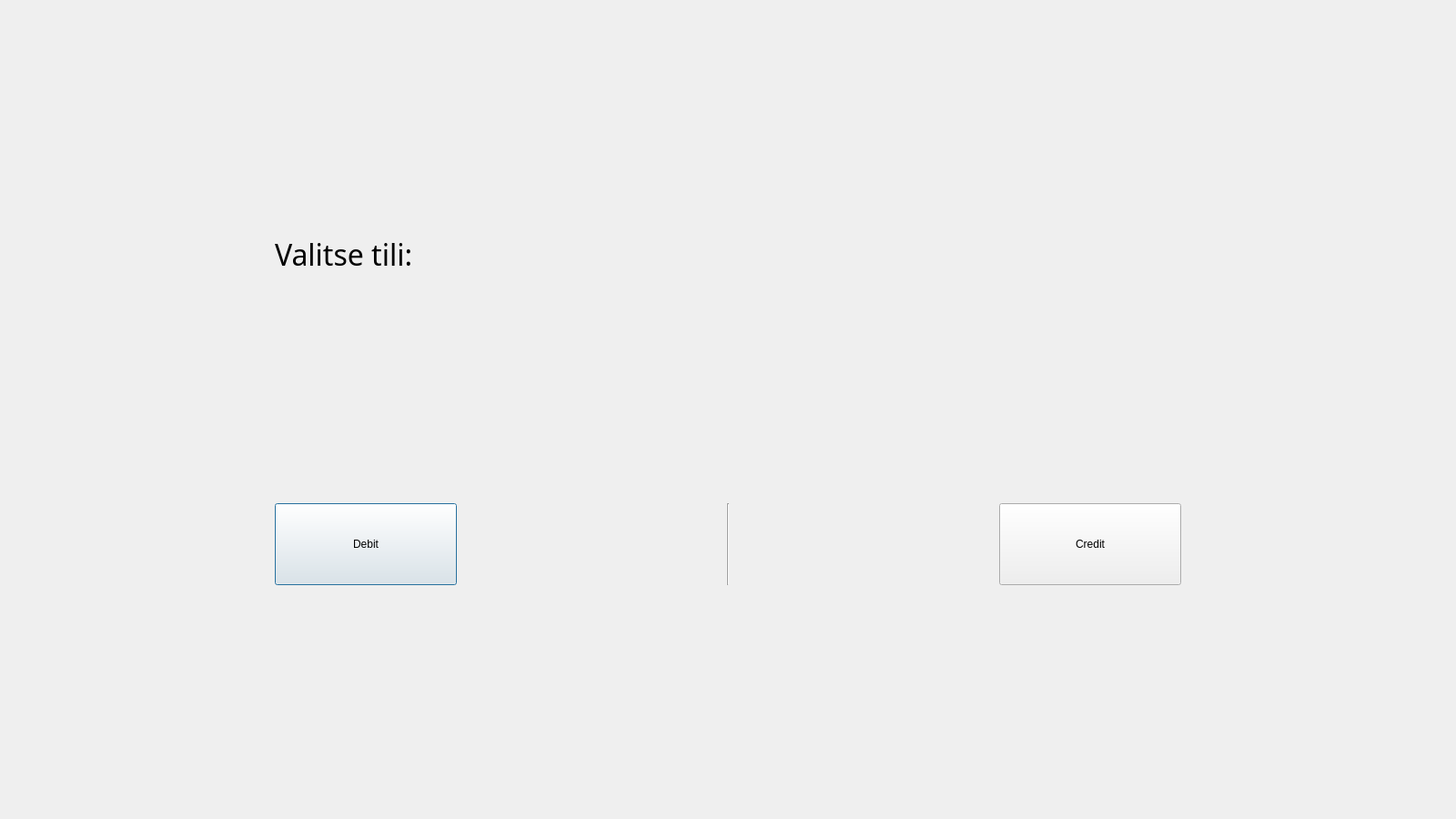
<?xml version="1.0" encoding="UTF-8"?>
<ui version="4.0">
 <class>SelectAccount</class>
 <widget class="QDialog" name="SelectAccount">
  <property name="geometry">
   <rect>
    <x>0</x>
    <y>0</y>
    <width>1600</width>
    <height>900</height>
   </rect>
  </property>
  <property name="windowTitle">
   <string>Valitse tili</string>
  </property>
  <layout class="QGridLayout" name="gridLayout">
   <item row="3" column="4">
    <spacer name="horizontalSpacer_3">
     <property name="orientation">
      <enum>Qt::Orientation::Horizontal</enum>
     </property>
     <property name="sizeType">
      <enum>QSizePolicy::Policy::Expanding</enum>
     </property>
     <property name="sizeHint" stdset="0">
      <size>
       <width>64</width>
       <height>20</height>
      </size>
     </property>
    </spacer>
   </item>
   <item row="3" column="0">
    <spacer name="horizontalSpacer_2">
     <property name="orientation">
      <enum>Qt::Orientation::Horizontal</enum>
     </property>
     <property name="sizeType">
      <enum>QSizePolicy::Policy::Expanding</enum>
     </property>
     <property name="sizeHint" stdset="0">
      <size>
       <width>40</width>
       <height>20</height>
      </size>
     </property>
    </spacer>
   </item>
   <item row="3" column="2">
    <spacer name="horizontalSpacer_4">
     <property name="orientation">
      <enum>Qt::Orientation::Horizontal</enum>
     </property>
     <property name="sizeType">
      <enum>QSizePolicy::Policy::Expanding</enum>
     </property>
     <property name="sizeHint" stdset="0">
      <size>
       <width>64</width>
       <height>20</height>
      </size>
     </property>
    </spacer>
   </item>
   <item row="3" column="6">
    <spacer name="horizontalSpacer">
     <property name="orientation">
      <enum>Qt::Orientation::Horizontal</enum>
     </property>
     <property name="sizeType">
      <enum>QSizePolicy::Policy::Expanding</enum>
     </property>
     <property name="sizeHint" stdset="0">
      <size>
       <width>40</width>
       <height>20</height>
      </size>
     </property>
    </spacer>
   </item>
   <item row="3" column="1">
    <widget class="QPushButton" name="btnDebit">
     <property name="sizePolicy">
      <sizepolicy hsizetype="Preferred" vsizetype="Preferred">
       <horstretch>0</horstretch>
       <verstretch>0</verstretch>
      </sizepolicy>
     </property>
     <property name="minimumSize">
      <size>
       <width>200</width>
       <height>90</height>
      </size>
     </property>
     <property name="text">
      <string>Debit</string>
     </property>
    </widget>
   </item>
   <item row="1" column="5">
    <widget class="QLabel" name="labelWarning">
     <property name="font">
      <font>
       <pointsize>24</pointsize>
      </font>
     </property>
     <property name="text">
      <string/>
     </property>
    </widget>
   </item>
   <item row="3" column="3">
    <widget class="Line" name="line">
     <property name="orientation">
      <enum>Qt::Orientation::Vertical</enum>
     </property>
    </widget>
   </item>
   <item row="4" column="1">
    <spacer name="verticalSpacer">
     <property name="orientation">
      <enum>Qt::Orientation::Vertical</enum>
     </property>
     <property name="sizeType">
      <enum>QSizePolicy::Policy::Expanding</enum>
     </property>
     <property name="sizeHint" stdset="0">
      <size>
       <width>20</width>
       <height>40</height>
      </size>
     </property>
    </spacer>
   </item>
   <item row="0" column="1">
    <spacer name="verticalSpacer_2">
     <property name="orientation">
      <enum>Qt::Orientation::Vertical</enum>
     </property>
     <property name="sizeType">
      <enum>QSizePolicy::Policy::Expanding</enum>
     </property>
     <property name="sizeHint" stdset="0">
      <size>
       <width>20</width>
       <height>64</height>
      </size>
     </property>
    </spacer>
   </item>
   <item row="3" column="5">
    <widget class="QPushButton" name="btnCredit">
     <property name="sizePolicy">
      <sizepolicy hsizetype="Preferred" vsizetype="Preferred">
       <horstretch>0</horstretch>
       <verstretch>0</verstretch>
      </sizepolicy>
     </property>
     <property name="minimumSize">
      <size>
       <width>200</width>
       <height>90</height>
      </size>
     </property>
     <property name="text">
      <string>Credit</string>
     </property>
    </widget>
   </item>
   <item row="1" column="1">
    <widget class="QLabel" name="label">
     <property name="maximumSize">
      <size>
       <width>16777215</width>
       <height>255</height>
      </size>
     </property>
     <property name="font">
      <font>
       <family>Broadway</family>
       <pointsize>24</pointsize>
      </font>
     </property>
     <property name="text">
      <string>Valitse tili:</string>
     </property>
    </widget>
   </item>
   <item row="2" column="1">
    <spacer name="verticalSpacer_3">
     <property name="orientation">
      <enum>Qt::Orientation::Vertical</enum>
     </property>
     <property name="sizeHint" stdset="0">
      <size>
       <width>20</width>
       <height>40</height>
      </size>
     </property>
    </spacer>
   </item>
  </layout>
 </widget>
 <resources/>
 <connections/>
</ui>
